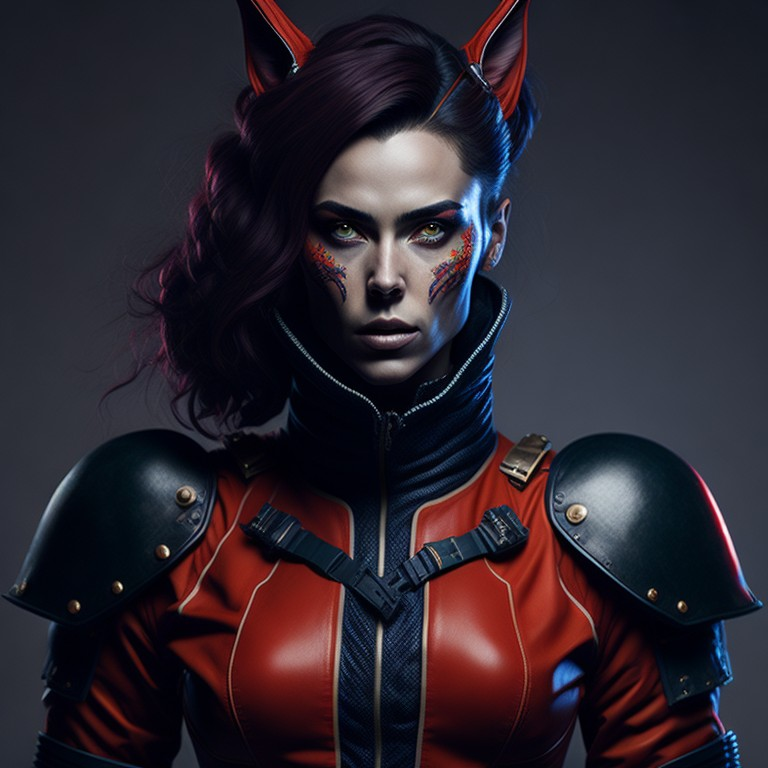
#> input picture oficina12.jpg, 768 x 768 px
$ python detectorRostro.py
#> lines starting #> are read from the running program, lines starting #| are printed output that depends on the picture; after the words box and inside, x2 and y2 are one past the last pixel; in counts of white or black regions, pixels touching at a corner belong together
import cv2
import numpy as np
#github de Gabisol: https://github.com/GabySol/OmesTutorials/blob/master/Detecci%C3%B3n%20de%20Rostros/detectorRostro.py#
#haarcascade front face https://github.com/opencv/opencv/blob/master/data/haarcascades/haarcascade_frontalface_default.xml#

faceClassif = cv2.CascadeClassifier('haarcascade_frontalface_default.xml')

image = cv2.imread('oficina12.jpg')
#> image is the input picture: shape (768, 768, 3); mean B, G, R 46, 36.7, 44.1
gray = cv2.cvtColor(image, cv2.COLOR_BGR2GRAY)
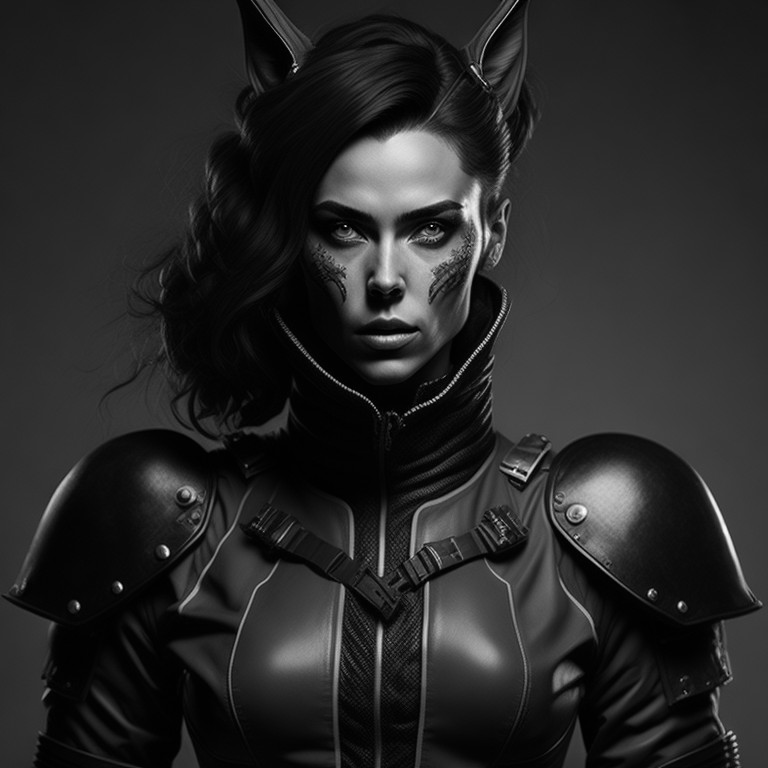
#> gray: shape (768, 768); min 0, max 253, mean 39.9

faces = faceClassif.detectMultiScale(gray,
	scaleFactor=1.1,
	minNeighbors=5,
	minSize=(30,30),
	maxSize=(200,200))
#> faces = [[300, 164, 174, 174]]

for (x,y,w,h) in faces:
	cv2.rectangle(image,(x,y),(x+w,y+h),(0,255,0),2)
#> this loop made 1 pass
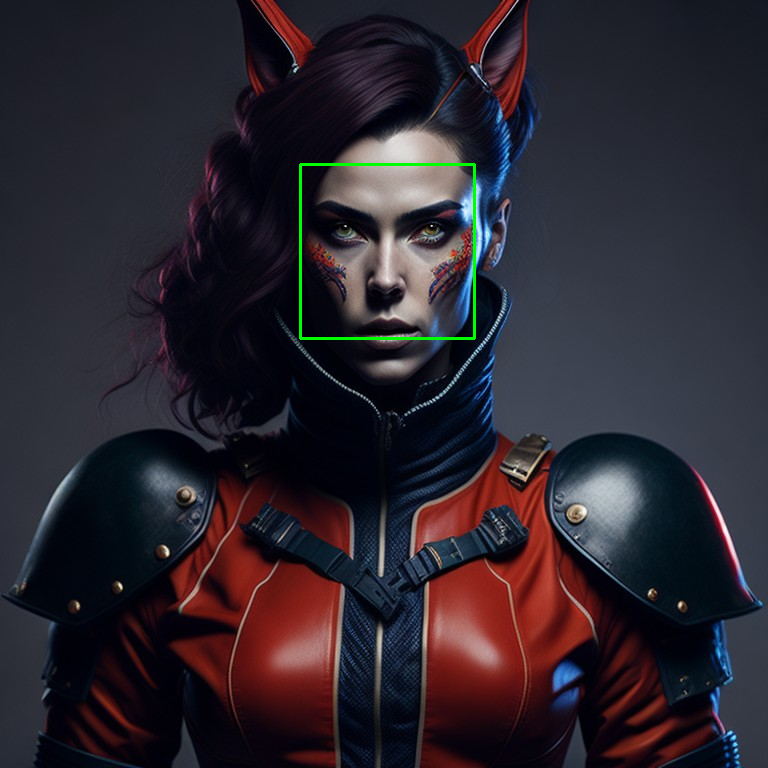
#> image: shape (768, 768, 3); 0.35% of pixels changed, all inside (x1, y1, x2, y2) = (299, 163, 476, 340)

cv2.imshow('image',image)
cv2.waitKey(0)
cv2.destroyAllWindows()

$ run again, with oficina10.jpg copied over oficina12.jpg
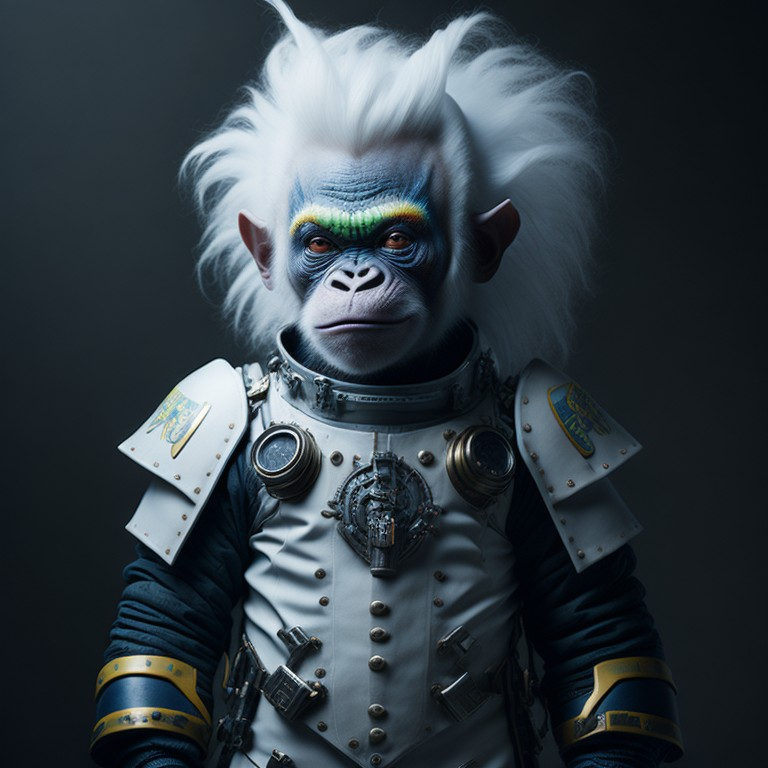
#> input picture oficina10.jpg, 768 x 768 px
#> image is the input picture: shape (768, 768, 3); mean B, G, R 69.1, 62, 51.6
#> `gray = cv2.cvtColor(image, cv2.COLOR_BGR2GRAY)`:
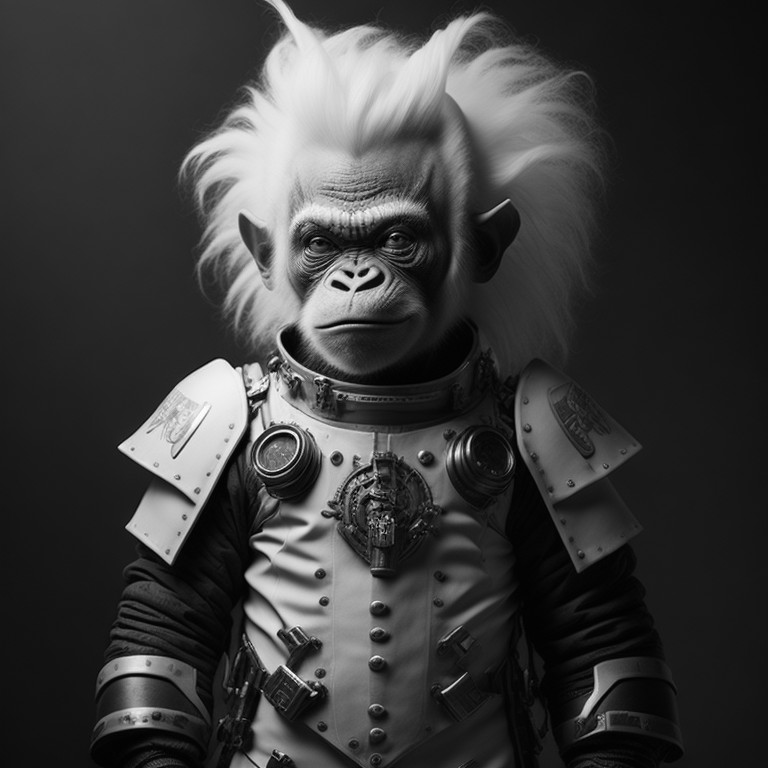
#> gray: shape (768, 768); min 0, max 255, mean 59.7
#> faces = [[506, 405, 59, 59]]
#> the loop `for (x,y,w,h) in faces:` made 1 pass
#> after the loop `for (x,y,w,h) in faces:`:
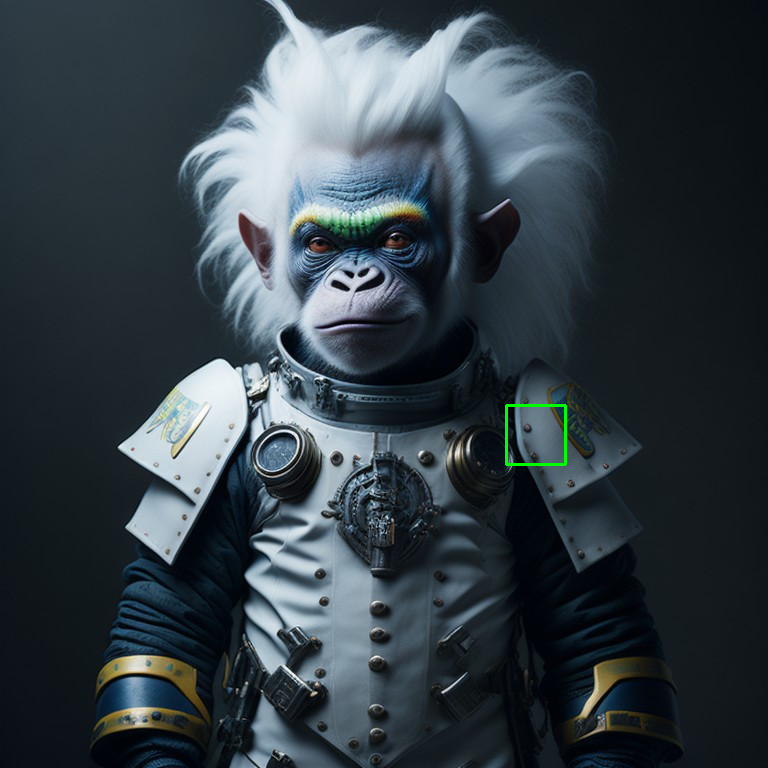
#> image: shape (768, 768, 3); 0.12% of pixels changed, all inside (x1, y1, x2, y2) = (505, 404, 567, 466)

$ run again, with oficina11.jpg copied over oficina12.jpg
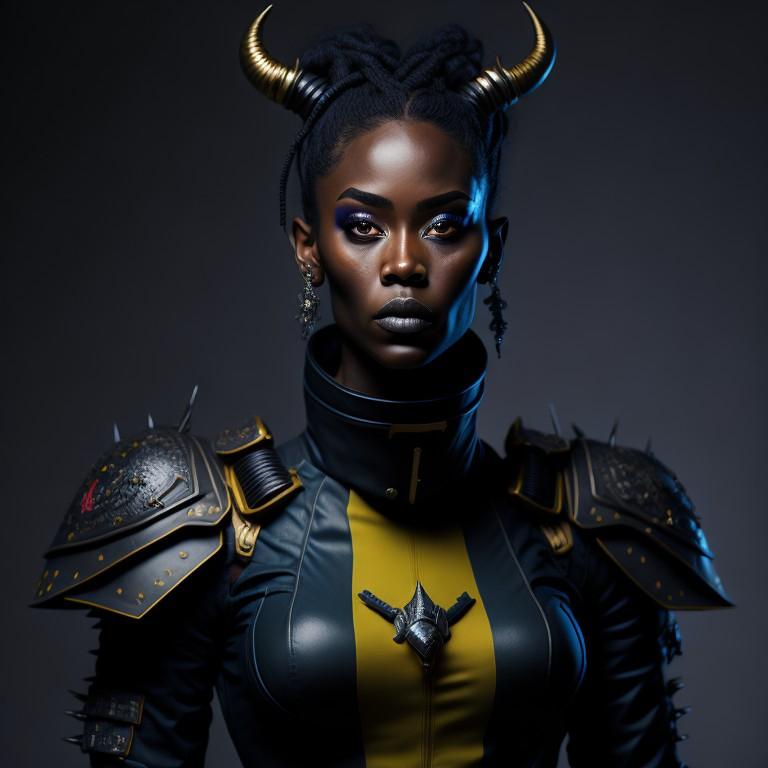
#> input picture oficina11.jpg, 768 x 768 px
#> image is the input picture: shape (768, 768, 3); mean B, G, R 36.6, 33.9, 32.8
#> `gray = cv2.cvtColor(image, cv2.COLOR_BGR2GRAY)`:
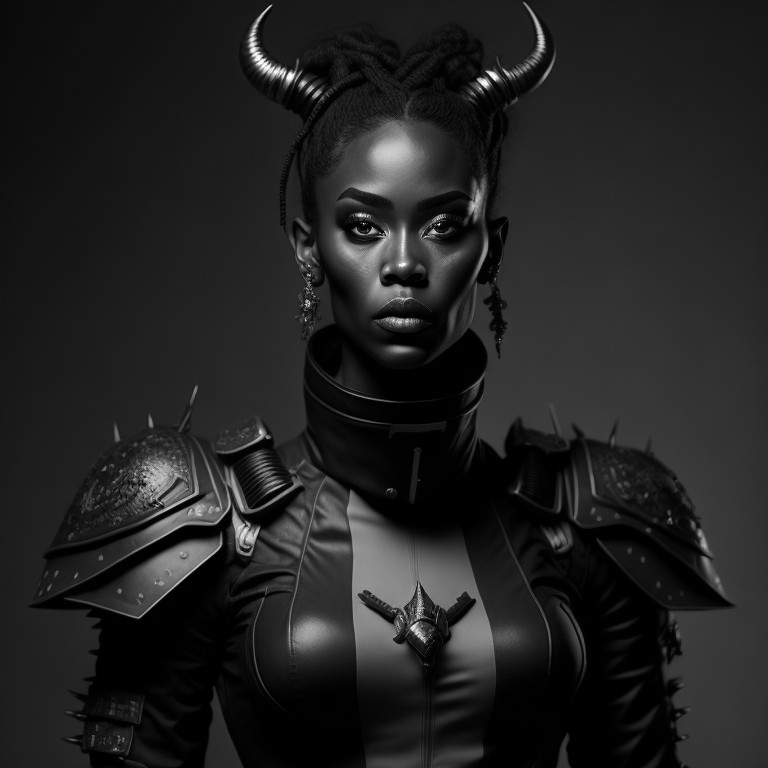
#> gray: shape (768, 768); min 0, max 255, mean 33.9
#> faces = [[315, 158, 176, 176]]
#> the loop `for (x,y,w,h) in faces:` made 1 pass
#> after the loop `for (x,y,w,h) in faces:`:
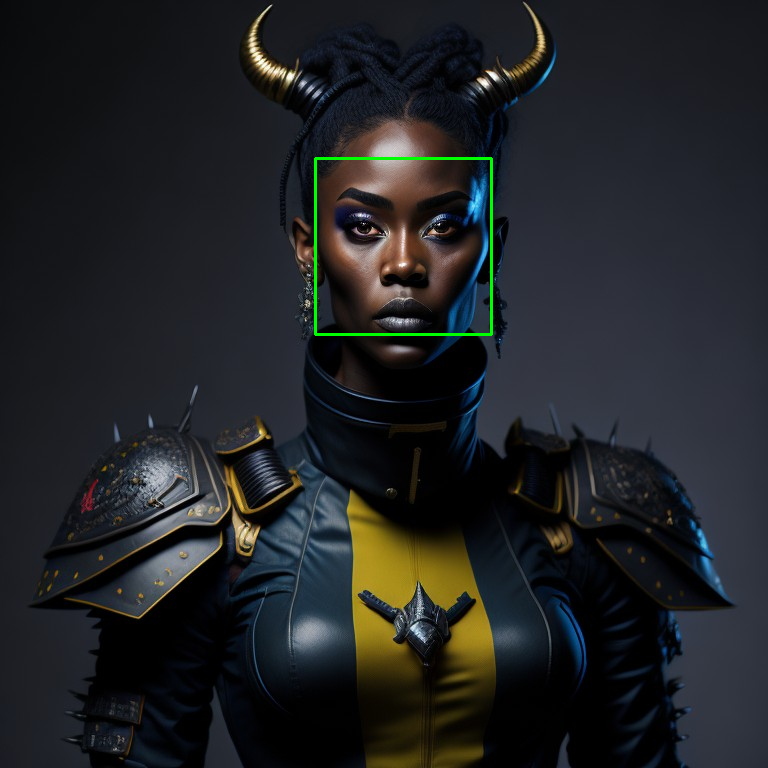
#> image: shape (768, 768, 3); 0.36% of pixels changed, all inside (x1, y1, x2, y2) = (314, 157, 493, 336)

$ run again, with oficina2.jpg copied over oficina12.jpg
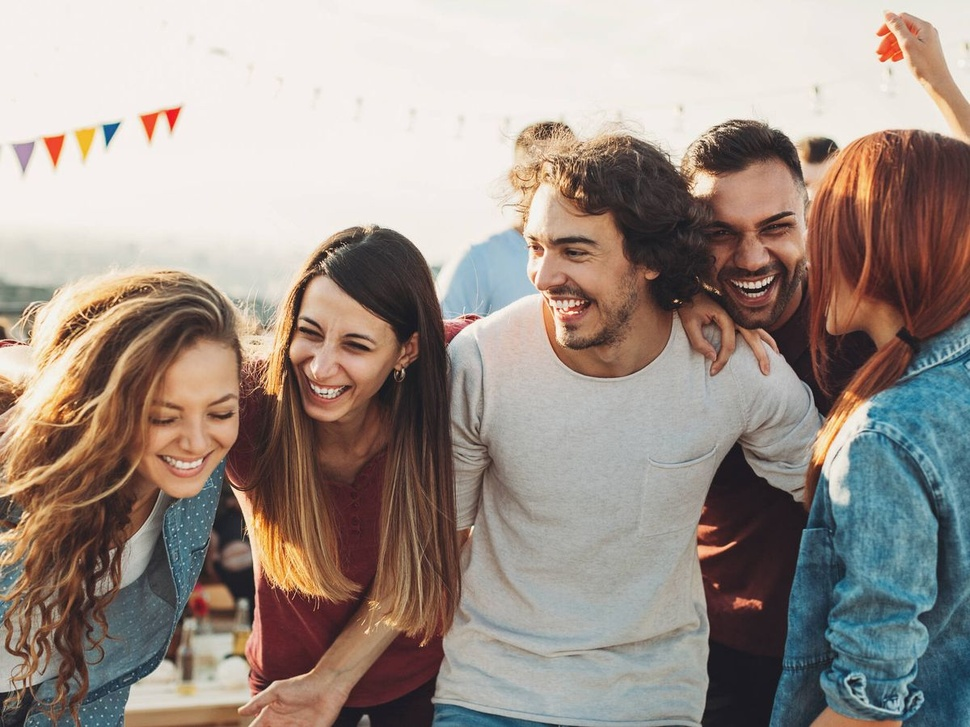
#> input picture oficina2.jpg, 970 x 727 px, shrunk from 1200 x 900 before the run
#> image is the input picture: shape (727, 970, 3); mean B, G, R 137.6, 145.3, 157.9
#> `gray = cv2.cvtColor(image, cv2.COLOR_BGR2GRAY)`:
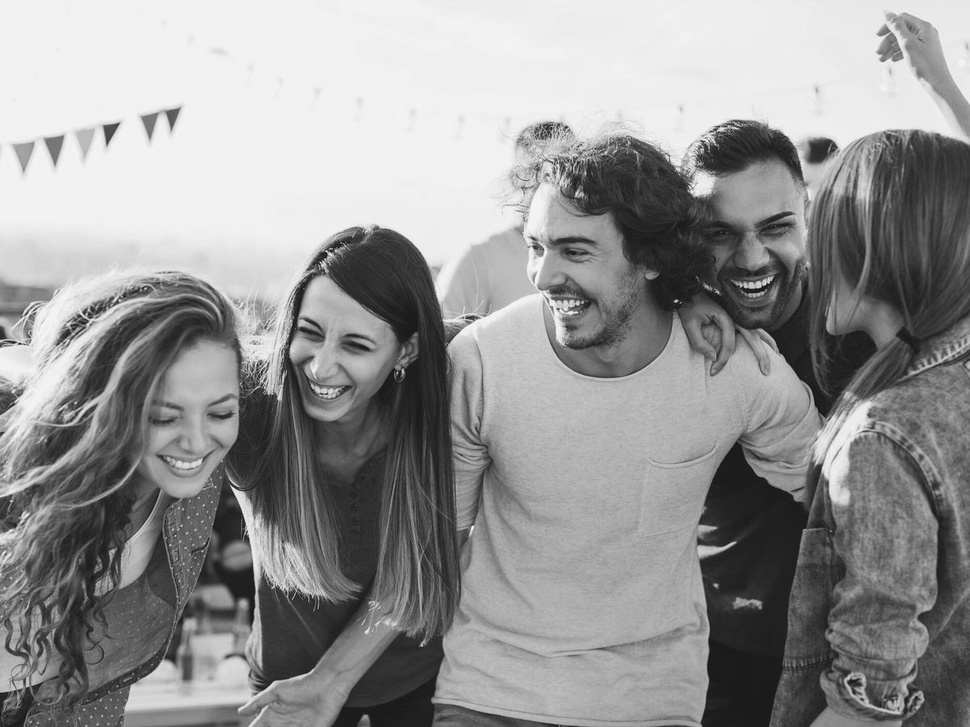
#> gray: shape (727, 970); min 14, max 252, mean 148.2
#> faces = [[179, 630, 77, 77], [132, 369, 121, 121], [691, 186, 120, 120], [275, 294, 124, 124]]
#> the loop `for (x,y,w,h) in faces:` made 4 passes
#> after the loop `for (x,y,w,h) in faces:`:
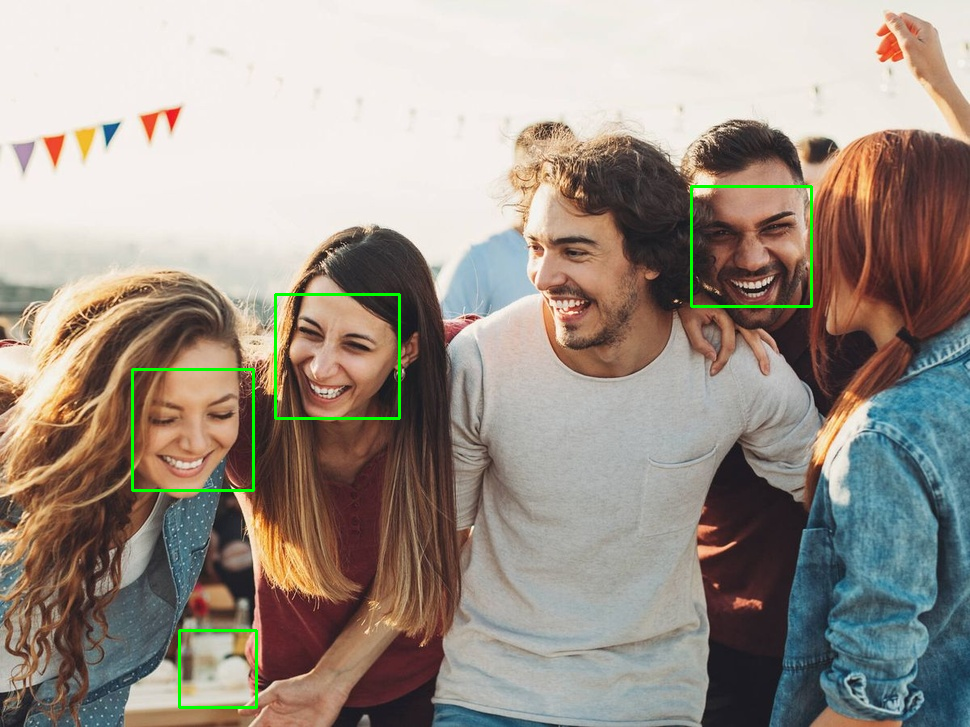
#> image: shape (727, 970, 3); 0.75% of pixels changed, all inside (x1, y1, x2, y2) = (131, 185, 813, 709)
